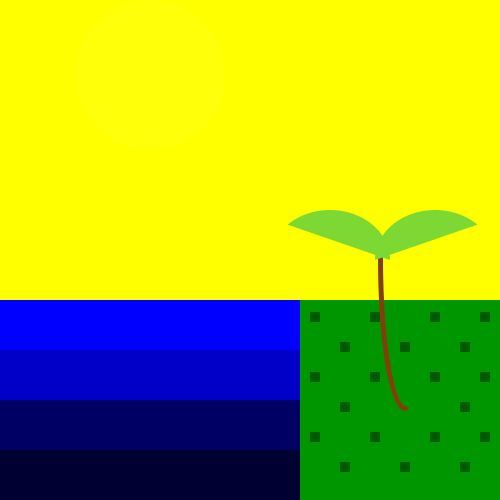
Frame 1 (no input)
Frame 60 (the mouse pressed at the canvas centre just before this capture): identical to frame 1, image omitted
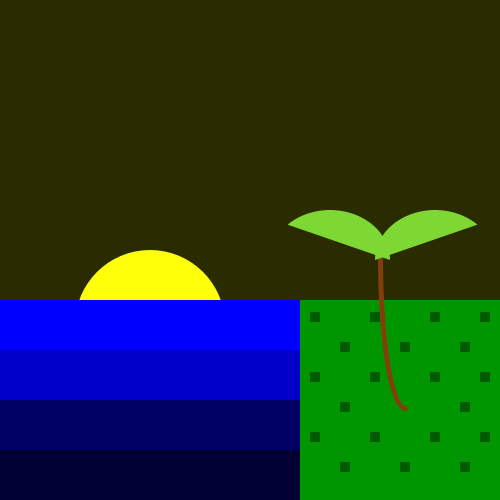
Frame 120 (the mouse held since frame 60 and released just before this capture)

The Processing sketch that drew these frames (run headless with seeded random() and noise(); from frame 60 on, the mouse is pressed at the canvas centre):

// Processing sketch: processing_155985
// ── processing_155985.pde

//VARIABLES
color topSky;
color bottomSky = color (206,30,10);
color sun = color (254,255,8);

int x;
int y;

void setup (){
size (500, 500);
x= 150;
y= 300;

}


void draw (){
  
//SKY

noStroke ();
topSky = color(map(255-mouseY,-46,255,0,255), map(255-mouseY,-46,255,0,255), 0);
//println(map(255-mouseY,-46,255,0,255));
fill (topSky);
rect (0,0,500,300);




//SUN
fill (sun);
ellipse(x,mouseY+150/2,150,150);


// WATER

noStroke ();

fill (0,0,255);
rect (0,300,300,50);

fill (0,0,200);
rect (0,350,300,50);

fill (0,0,100);
rect (0,400,300,50);

fill (0,0,50);
rect (0,450,300,50);

// GRASS
noStroke ();
// green_background
fill (0,150,0);
rect (300,300,300,250);

// squares_first_row 
fill (0,90,0);
rect (310,312,10,10);

fill (0,90,0);
rect (370,312,10,10);

fill (0,90,0);
rect (430,312,10,10);

fill (0,90,0);
rect (480,312,10,10);

// squares_second_row 
fill (0,90,0);
rect (340,342,10,10);

fill (0,90,0);
rect (400,342,10,10);

fill (0,90,0);
rect (460,342,10,10);

//  squares_third_row 
fill (0,90,0);
rect (310,372,10,10);

fill (0,90,0);
rect (370,372,10,10);

fill (0,90,0);
rect (430,372,10,10);

fill (0,90,0);
rect (480,372,10,10);

// squares_fourth_row 
fill (0,90,0);
rect (340,402,10,10);

//fill (0,90,0);
//rect (400,402,10,10);

fill (0,90,0);
rect (460,402,10,10);

// squares_fifth_row 
fill (0,90,0);
rect (310,432,10,10);

fill (0,90,0);
rect (370,432,10,10);

fill (0,90,0);
rect (430,432,10,10);

fill (0,90,0);
rect (480,432,10,10);

// squares_sixth_row 
fill (0,90,0);
rect (340,462,10,10);

fill (0,90,0);
rect (400,462,10,10);

fill (0,90,0);
rect (460,462,10,10);


//PALM TREE
strokeWeight (5);
stroke(129, 64, 10);
noFill();
arc(405, 258, 50, 300, HALF_PI,PI);

//LEAVES
noStroke ();
fill (126,216,52);
arc(435, 260, 120, 100, PI, PI + 3*PI/4, OPEN);

noStroke ();
fill (126,216,52);
arc(330, 260, 120, 100, PI + PI/4, TWO_PI, OPEN);
}
